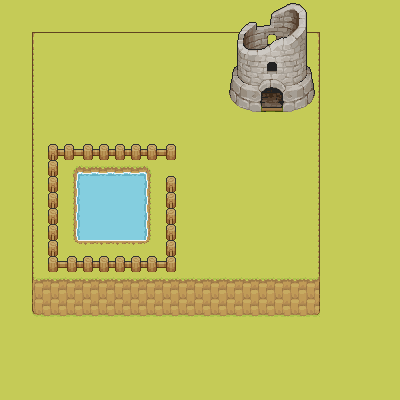

Rendered tile map (Tiled .tmx) drawn with the repository's tilesets; below, a short description and the map source with its tile grids summarised:
An orthogonal 25x25 tile map with 16x16 px tiles, 3 tile layers (base terrain, lower features, upper features), 2 tilesets.

<map version="1.8" tiledversion="1.8.2" orientation="orthogonal" renderorder="right-down" width="25" height="25" tilewidth="16" tileheight="16" infinite="0" nextlayerid="6" nextobjectid="1">
 <tileset firstgid="1" source="../Tilesets/Tiles.tsx" />
 <tileset firstgid="421" source="../Tilesets/Tower.tsx" />
 <layer id="1" name="base terrain" width="25" height="25">
  <data>[625 cells, 625 non-empty, 24 distinct tile ids]</data>
 </layer>
 <layer id="5" name="lower features" width="25" height="25">
  <data>[625 cells, 45 non-empty, 24 distinct tile ids]</data>
 </layer>
 <objectgroup id="2" name="objects" />
 <objectgroup id="4" name="spells" />
 <layer id="3" name="upper features" width="25" height="25">
  <data>[625 cells, 24 non-empty, 24 distinct tile ids]</data>
 </layer>
</map>
